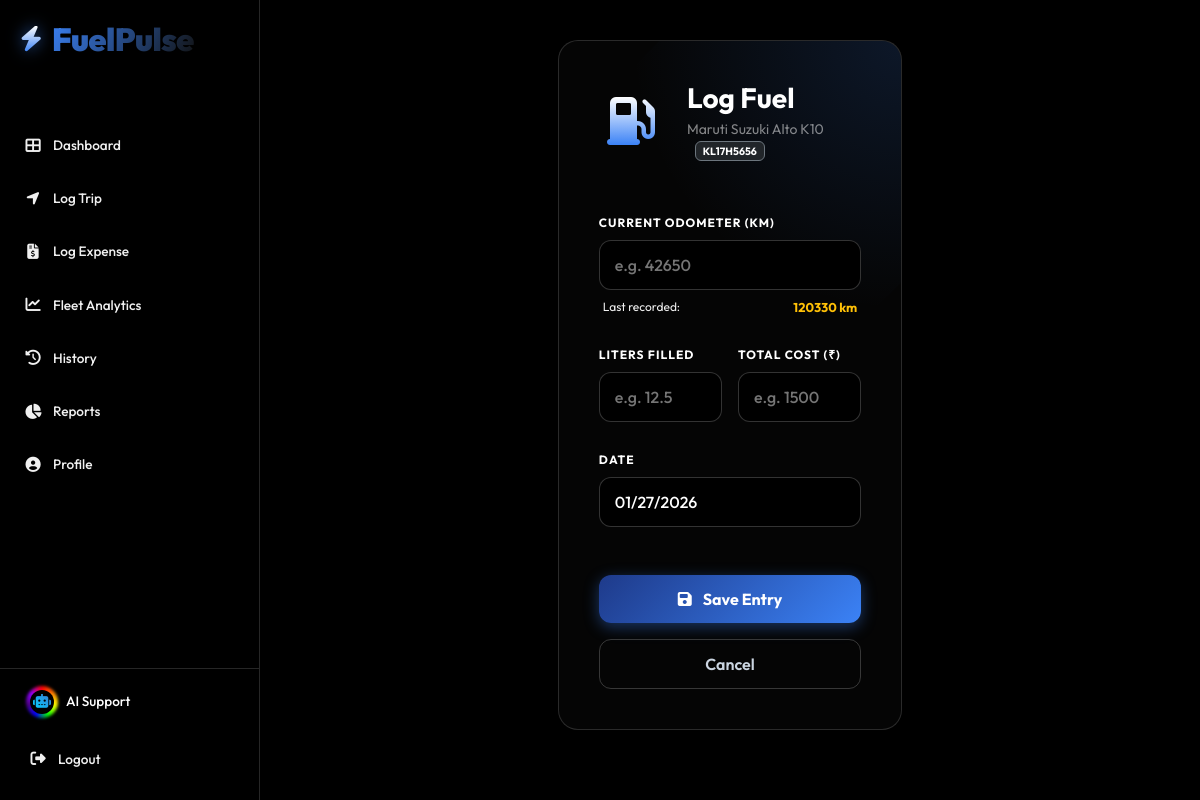
/log-fuel/18/ (signed in), run on the app's committed database.
### core/models.py (models this page shows, shortened)
class Vehicle(models.Model):
    CATEGORY_CHOICES = [
        ('Two Wheeler', 'Two Wheeler'),
        ('Four Wheeler', 'Four Wheeler'),
        ('Heavy Vehicle', 'Heavy Vehicle'),
    ]
    ownership_type = models.CharField(max_length=50, default="1st Owner")
    FUEL_CHOICES = [
        ('Petrol', 'Petrol'),
        ('Diesel', 'Diesel'),
        ('CNG', 'CNG'),
        ('Electric', 'Electric')
    ]
    owner = models.ForeignKey(User, on_delete=models.CASCADE)
    category = models.CharField(max_length=20, choices=CATEGORY_CHOICES, default='Four Wheeler')
    make = models.CharField(max_length=50)       # e.g. Maruti, Honda (No restricted choices, accepts JS input)
    model_name = models.CharField(max_length=50) # e.g. Swift, City
    license_plate = models.CharField(max_length=20)
    target_mileage = models.FloatField(default=0.0, help_text="Target km/L (e.g., 18.5)")
    target_cost_per_km = models.FloatField(default=0.0, help_text="Target Cost per KM (e.g., 5.0)")
    purchase_year = models.IntegerField(default=2023)
    purchase_price = models.DecimalField(max_digits=12, decimal_places=2, default=500000.00)
    fuel_type = models.CharField(max_length=20, choices=FUEL_CHOICES, default='Petrol')
    current_odometer = models.IntegerField(default=0)
    purchase_price = models.DecimalField(max_digits=12, decimal_places=2, default=500000.00)
    purchase_year = models.IntegerField(default=2021)
    insurance_expiry = models.DateField(null=True, blank=True)
    pollution_expiry = models.DateField(null=True, blank=True)
    fitness_expiry = models.DateField(null=True, blank=True)
    image_url = models.URLField(max_length=500, blank=True, null=True)
    is_active = models.BooleanField(default=True)

### core/views.py (the view)
# urls.py: path('log-fuel/<int:vehicle_id>/', views.log_fuel, name='log_fuel'),
@login_required
def log_fuel(request, vehicle_id):
    vehicle = get_object_or_404(Vehicle, id=vehicle_id, owner=request.user)
    if request.method == 'POST':
        form = FuelLogForm(request.POST)
        if form.is_valid():
            fuel_log = form.save(commit=False)
            fuel_log.vehicle = vehicle
            fuel_log.driver = request.user
            distance = fuel_log.odometer_reading - vehicle.current_odometer
            if distance > 0:
                liters = float(fuel_log.liters_filled)
                cost = float(fuel_log.total_cost)
                fuel_log.calculated_km_per_liter = distance / liters
                fuel_log.calculated_cost_per_km = cost / distance
                past_logs = FuelLog.objects.filter(vehicle=vehicle).order_by('-date')[:10]
                mileages = [float(log.calculated_km_per_liter) for log in past_logs if log.calculated_km_per_liter > 0]
                if len(mileages) >= 3: # We need at least 3 logs to compare
                    mean = np.mean(mileages)
                    std_dev = np.std(mileages)
                    current_val = float(fuel_log.calculated_km_per_liter)
                    if std_dev > 0:
                        z_score = abs((current_val - mean) / std_dev)
                        if z_score > 2: # Threshold for "Anomaly"
                            messages.warning(request, f"⚠️ AI Alert: Suspicious Mileage ({round(current_val, 2)} km/l). Your average is ~{round(mean, 2)}.")
            else:
                fuel_log.calculated_km_per_liter = 0
                fuel_log.calculated_cost_per_km = 0
            if fuel_log.odometer_reading > vehicle.current_odometer:
                vehicle.current_odometer = fuel_log.odometer_reading
                vehicle.save()
            fuel_log.save()
            messages.success(request, "Fuel log added successfully!")
            return redirect('dashboard')
    else:
        form = FuelLogForm(initial={'date': timezone.now().date()})
    return render(request, 'core/log_fuel.html', {'form': form, 'vehicle': vehicle})

### core/forms.py
class FuelLogForm(forms.ModelForm):
    class Meta:
        model = FuelLog
        fields = ['odometer_reading', 'liters_filled', 'total_cost', 'date']
        widgets = {
            'odometer_reading': forms.NumberInput(attrs={'class': 'form-control bg-dark text-white border-secondary', 'placeholder': 'e.g. 42650'}),
            'liters_filled': forms.NumberInput(attrs={'class': 'form-control bg-dark text-white border-secondary', 'placeholder': 'e.g. 12.5'}),
            'total_cost': forms.NumberInput(attrs={'class': 'form-control bg-dark text-white border-secondary', 'placeholder': 'e.g. 1500'}),
            'date': forms.DateInput(attrs={'class': 'form-control bg-dark text-white border-secondary', 'type': 'date'}),
        }

### templates/core/log_fuel.html (shortened to what this page needs)
{% extends 'base.html' %}
{% load static %}
{% block content %}
<div class="row justify-content-center animate-entry">
    <div class="col-md-6 col-lg-5">
        <div class="sassy-card">
            <div class="d-flex align-items-center mb-5 position-relative" style="z-index: 1;">
                <div class="fuel-anim-container">
                    <i class="fas fa-gas-pump pump-icon"></i>
                </div>
                <div>
                    <h3 class="text-white fw-bold mb-1">Log Fuel</h3>
                    <p class="text-white-50 small mb-0">
                        {{ vehicle.make }} {{ vehicle.model_name }}
                        <span class="badge bg-dark border border-secondary ms-2 text-white">{{ vehicle.license_plate }}</span>
                    </p>
                </div>
            </div>
            <form method="post" class="position-relative" style="z-index: 1;">
                <div class="mb-4">
                    <label class="form-label-sassy">Current Odometer (km)</label>
                    {{ form.odometer_reading }}
                    <div class="d-flex justify-content-between mt-2 px-1">
                        <small class="text-muted" style="font-size: 0.75rem;">Last recorded:</small>
                        <small class="text-warning fw-bold" style="font-size: 0.8rem;">{{ vehicle.current_odometer }} km</small>
                    </div>
                </div>
                <div class="row g-3 mb-4">
                    <div class="col-6">
                        <label class="form-label-sassy">Liters Filled</label>
                        {{ form.liters_filled }}
                    </div>
                    <div class="col-6">
                        <label class="form-label-sassy">Total Cost (₹)</label>
                        {{ form.total_cost }}
                    </div>
                </div>
                <div class="mb-5">
                    <label class="form-label-sassy">Date</label>
                    {{ form.date }}
                </div>
                <div class="d-grid gap-3">
                    <button type="submit" class="btn-sassy-primary">
                        <i class="fas fa-save me-2"></i> Save Entry
                    </button>
                    <a href="{% url 'dashboard' %}" class="btn-sassy-outline text-center text-decoration-none">
                        Cancel
                    </a>
                </div>
            </form>
        </div>
    </div>
</div>
{% endblock %}

### static/css/styles.css (style rules this page uses)
:root { --bg-body: #000000; --bg-sidebar: #050505; --bg-card: #0f0f0f; --bg-hover: grey; --text-main: #ffffff; --text-muted: grey; --accent: #3b82f6; --accent-hover: #2563eb; --danger: #ef4444; --border: #27272a; }
body { background-color: var(--bg-body); color: var(--text-main); font-family: 'Inter', sans-serif; overflow-x: hidden; }

### templates/base.html (style rules this page uses)
:root { --bg-deep: #000000; --sidebar-bg: #000000; --border-glass: rgba(255, 255, 255, 0.15); --text-main: #ffffff; --text-muted: #f0f0f0; --accent-gradient: linear-gradient(120deg, #1e3a8a 0%, #3b82f6 50%, #ffffff 150%); --neon-glow: 0 0 15px rgba(59, 130, 246, 0.4); --hover-tint: rgba(255, 255, 255, 0.05); --hover-border: rgba(255, 255, 255, 0.1); --icon-hover: #60a5fa; --icon-shadow: rgba(96, 165, 250, 0.6); --logo-grad-start: #ffffff; --logo-grad-end: #3b82f6; --text-anim-grad: linear-gradient(300deg, #3b82f6, #ffffff, #111111, #3b82f6); }
body { background-color: var(--bg-deep); color: var(--text-main); font-family: 'Outfit', sans-serif; overflow-x: hidden; }
h1, h2, h3, h4, h5, h6, p, span, div, li, td, th, label { color: var(--text-main) !important; }
.text-muted { color: var(--text-muted) !important; }
a { color: #60a5fa; text-decoration: none; }

### templates/core/log_fuel.html (style rules this page uses)
:root { --bg-pure: #000000; --card-bg: #050505; --glass-border: rgba(255, 255, 255, 0.15); --sassy-blue: #3b82f6; --gradient-blue: linear-gradient(135deg, #000000 0%, #1e3a8a 100%); --text-glow: 0 0 10px rgba(59, 130, 246, 0.5); }
body { background-color: var(--bg-pure) !important; font-family: 'Outfit', sans-serif; }
.animate-entry { animation: slideInUp 0.5s cubic-bezier(0.16, 1, 0.3, 1) forwards; opacity: 0; }
.sassy-card { background-color: var(--card-bg); border: 1px solid var(--glass-border); border-radius: 20px; padding: 2.5rem; position: relative; overflow: hidden; box-shadow: 0 10px 40px rgba(0,0,0,0.6); }
.sassy-card::before { content: ''; position: absolute; top: -50%; right: -50%; width: 100%; height: 100%; background: radial-gradient(circle, rgba(59, 130, 246, 0.15) 0%, rgba(0,0,0,0) 70%); transform: rotate(45deg); pointer-events: none; z-index: 0; }
.form-label-sassy { color: #94a3b8; font-size: 0.75rem; text-transform: uppercase; letter-spacing: 1px; font-weight: 700; margin-bottom: 0.5rem; }
.form-control-sassy { background-color: #000 !important; border: 1px solid rgba(255,255,255,0.2) !important; color: white !important; border-radius: 12px; padding: 12px 15px; font-weight: 500; transition: all 0.3s ease; }
.btn-sassy-primary { background: linear-gradient(135deg, #1e3a8a 0%, #3b82f6 100%); border: none; color: white; font-weight: 700; padding: 12px; border-radius: 12px; transition: 0.3s; box-shadow: 0 4px 15px rgba(59, 130, 246, 0.4); }
.btn-sassy-outline { background: transparent; border: 1px solid rgba(255,255,255,0.2); color: #cbd5e1; font-weight: 600; padding: 12px; border-radius: 12px; transition: 0.3s; }
.fuel-anim-container { position: relative; height: 80px; width: 80px; margin-right: 1.5rem; display: flex; justify-content: center; align-items: center; }
.pump-icon { font-size: 3rem; background: linear-gradient(180deg, #ffffff, #3b82f6); -webkit-background-clip: text; -webkit-text-fill-color: transparent; animation: pump-pulse 3s ease-in-out infinite; z-index: 2; }

### data on the page
Vehicle: make "Maruti Suzuki", model_name "Alto K10", license_plate "KL17H5656", current_odometer "120330"
